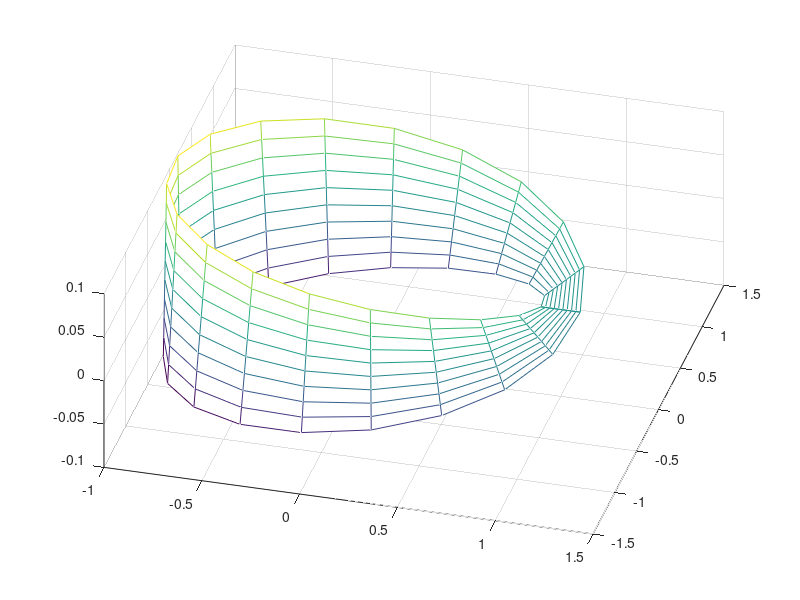

Source code (MATLAB):
[u, v] = meshgrid(linspace(0, 2*pi, 20), linspace(-.1, .1, 10));
mesh(cos(u) + v.*cos(u/2).*cos(u),sin(u) + v.*cos(u/2).*sin(u), v.*sin(u/2));
view(15, 56);
axis on ;
hidden on ;
